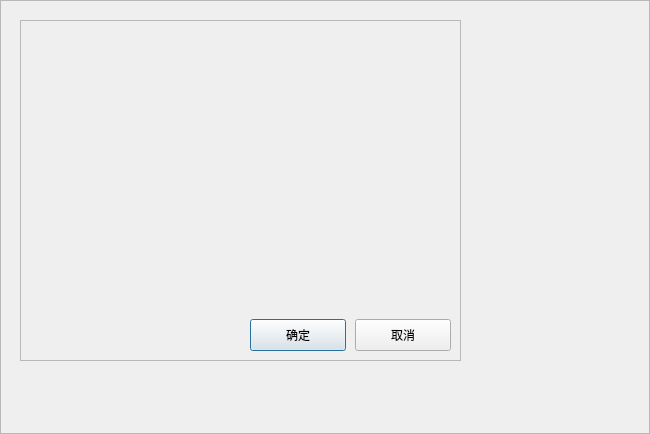
<?xml version="1.0" encoding="UTF-8"?>
<ui version="4.0">
 <class>DoubleCheckForm</class>
 <widget class="QDialog" name="DoubleCheckForm">
  <property name="geometry">
   <rect>
    <x>0</x>
    <y>0</y>
    <width>650</width>
    <height>434</height>
   </rect>
  </property>
  <property name="windowTitle">
   <string>Dialog</string>
  </property>
  <layout class="QVBoxLayout" name="verticalLayout">
   <property name="spacing">
    <number>0</number>
   </property>
   <property name="leftMargin">
    <number>0</number>
   </property>
   <property name="topMargin">
    <number>0</number>
   </property>
   <property name="rightMargin">
    <number>0</number>
   </property>
   <property name="bottomMargin">
    <number>0</number>
   </property>
   <item>
    <widget class="QFrame" name="frameMain">
     <property name="frameShape">
      <enum>QFrame::StyledPanel</enum>
     </property>
     <widget class="QFrame" name="frameContent">
      <property name="geometry">
       <rect>
        <x>20</x>
        <y>20</y>
        <width>441</width>
        <height>341</height>
       </rect>
      </property>
      <property name="frameShape">
       <enum>QFrame::StyledPanel</enum>
      </property>
      <layout class="QVBoxLayout" name="verticalLayout_2">
       <item>
        <layout class="QHBoxLayout" name="horizontalLayout_2">
         <item>
          <widget class="QLabel" name="labelIcon">
           <property name="sizePolicy">
            <sizepolicy hsizetype="Minimum" vsizetype="Expanding">
             <horstretch>0</horstretch>
             <verstretch>0</verstretch>
            </sizepolicy>
           </property>
           <property name="alignment">
            <set>Qt::AlignLeading|Qt::AlignLeft|Qt::AlignTop</set>
           </property>
           <property name="margin">
            <number>9</number>
           </property>
          </widget>
         </item>
         <item>
          <widget class="QLabel" name="labelText">
           <property name="sizePolicy">
            <sizepolicy hsizetype="Expanding" vsizetype="Expanding">
             <horstretch>0</horstretch>
             <verstretch>0</verstretch>
            </sizepolicy>
           </property>
           <property name="alignment">
            <set>Qt::AlignLeading|Qt::AlignLeft|Qt::AlignTop</set>
           </property>
           <property name="margin">
            <number>9</number>
           </property>
          </widget>
         </item>
        </layout>
       </item>
       <item>
        <layout class="QHBoxLayout" name="horizontalLayout">
         <property name="spacing">
          <number>9</number>
         </property>
         <property name="topMargin">
          <number>9</number>
         </property>
         <item>
          <spacer name="horizontalSpacer">
           <property name="orientation">
            <enum>Qt::Horizontal</enum>
           </property>
           <property name="sizeHint" stdset="0">
            <size>
             <width>40</width>
             <height>20</height>
            </size>
           </property>
          </spacer>
         </item>
         <item>
          <widget class="QPushButton" name="ButtonOK">
           <property name="sizePolicy">
            <sizepolicy hsizetype="Fixed" vsizetype="Fixed">
             <horstretch>0</horstretch>
             <verstretch>0</verstretch>
            </sizepolicy>
           </property>
           <property name="minimumSize">
            <size>
             <width>96</width>
             <height>32</height>
            </size>
           </property>
           <property name="maximumSize">
            <size>
             <width>96</width>
             <height>32</height>
            </size>
           </property>
           <property name="text">
            <string>确定</string>
           </property>
          </widget>
         </item>
         <item>
          <widget class="QPushButton" name="ButtonCancel">
           <property name="sizePolicy">
            <sizepolicy hsizetype="Fixed" vsizetype="Fixed">
             <horstretch>0</horstretch>
             <verstretch>0</verstretch>
            </sizepolicy>
           </property>
           <property name="minimumSize">
            <size>
             <width>96</width>
             <height>32</height>
            </size>
           </property>
           <property name="maximumSize">
            <size>
             <width>96</width>
             <height>32</height>
            </size>
           </property>
           <property name="text">
            <string>取消</string>
           </property>
          </widget>
         </item>
        </layout>
       </item>
      </layout>
     </widget>
    </widget>
   </item>
  </layout>
 </widget>
 <resources/>
 <connections/>
</ui>
